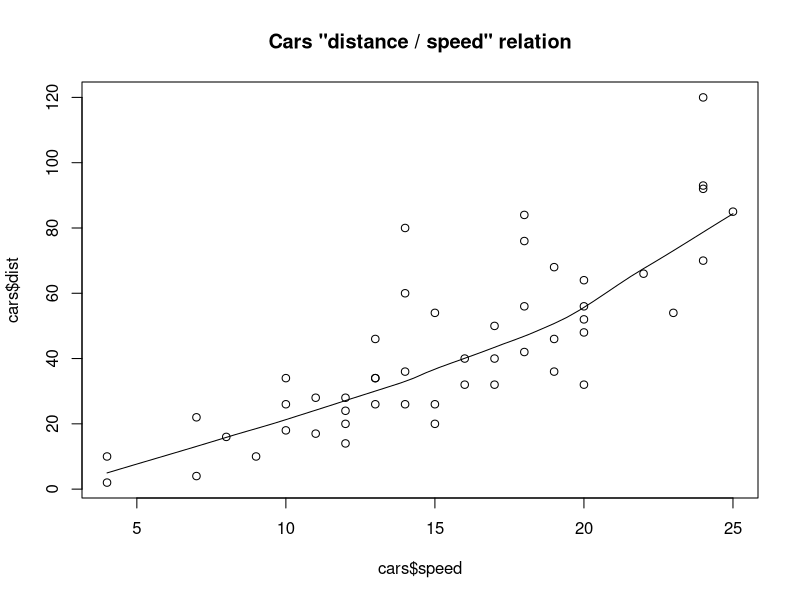
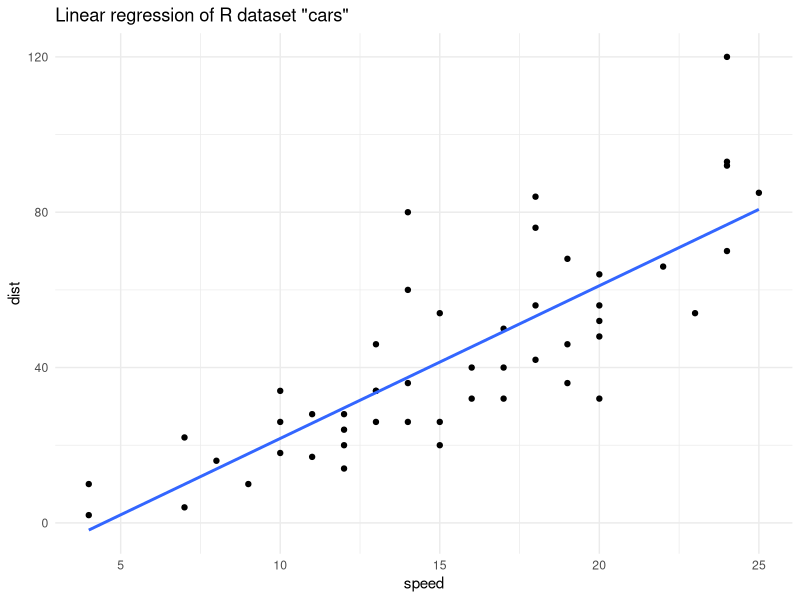
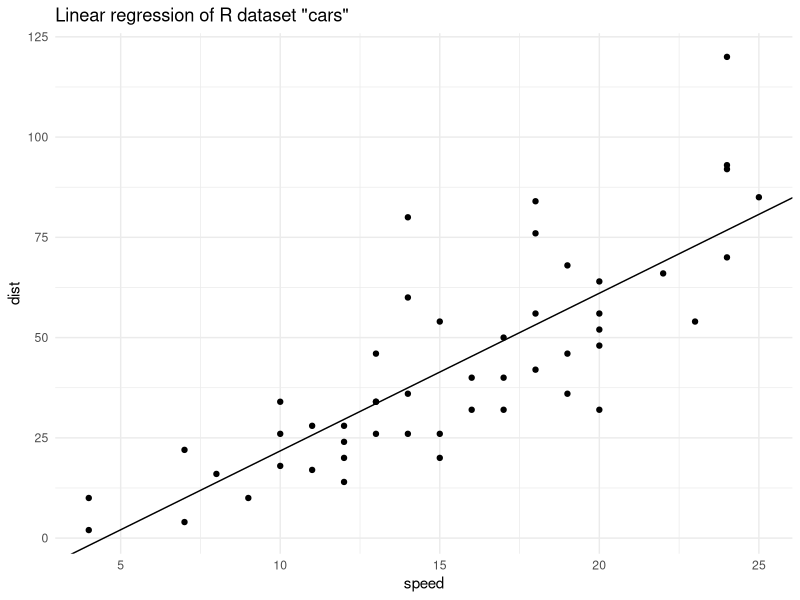

The R source for these figures, in order:
library(dplyr)
library(ggplot2)

# dataset used in the model:
cars

# exploring the dataset
cars %>% head(5)
str(cars)
summary(cars)
dim(cars)
cor(cars)

# smooth regression
scatter.smooth(x = cars$speed,
               y = cars$dist,
               main = 'Cars "distance / speed" relation')

# manual prediction
cars.lineal.model <- lm(dist ~ speed, data = cars)
cars.lineal.model # b_0 = - 17.579, b_1 = 3.932
summary(cars.lineal.model)
b_0 <- cars.lineal.model$coefficients[1]
b_1 <- cars.lineal.model$coefficients[2]
x_new <- 26 # any arbitrary number
y_new <- b_0 + b_1*x_new
y_new

# generic function for predictions from the results of fitting functions
predict(cars.lineal.model, data.frame(speed = c(26))) # any arbitrary number
predict(cars.lineal.model, data.frame(speed = c(26,30,42,57))) # any arbitrary vector

# graphs
# graph 1: using geom_smooth()
ggplot(cars, aes(x = speed, y = dist)) +
  geom_point() +
  theme_minimal() +
  ggtitle('Linear regression of R dataset "cars"') +
  geom_smooth(method = 'lm', se = FALSE)

# graph 2: using geom_abline()
ggplot(cars, aes(x = speed, y = dist)) +
  geom_point() +
  theme_minimal() +
  ggtitle('Linear regression of R dataset "cars"') +
  geom_abline(intercept = b_0, slope = b_1)
